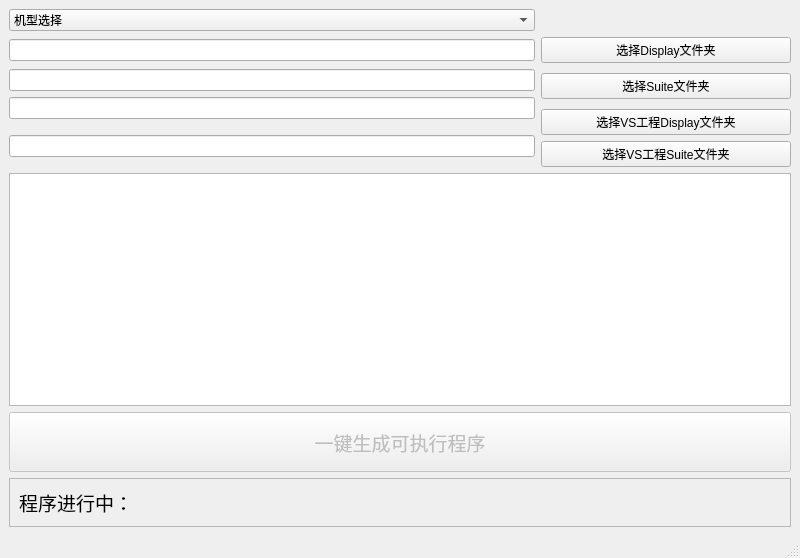
<?xml version="1.0" encoding="UTF-8"?>
<ui version="4.0">
 <class>CodeAutoBuild</class>
 <widget class="QMainWindow" name="CodeAutoBuild">
  <property name="geometry">
   <rect>
    <x>0</x>
    <y>0</y>
    <width>800</width>
    <height>558</height>
   </rect>
  </property>
  <property name="windowTitle">
   <string>CodeAutoBuild</string>
  </property>
  <widget class="QWidget" name="centralwidget">
   <layout class="QVBoxLayout" name="verticalLayout">
    <item>
     <layout class="QGridLayout" name="gridLayout">
      <item row="2" column="0">
       <widget class="QLineEdit" name="SuiteLineEdit">
        <property name="minimumSize">
         <size>
          <width>500</width>
          <height>0</height>
         </size>
        </property>
       </widget>
      </item>
      <item row="7" column="0" colspan="2">
       <widget class="QTextEdit" name="textEdit">
        <property name="minimumSize">
         <size>
          <width>700</width>
          <height>0</height>
         </size>
        </property>
        <property name="font">
         <font>
          <pointsize>9</pointsize>
          <weight>50</weight>
          <bold>false</bold>
         </font>
        </property>
       </widget>
      </item>
      <item row="1" column="0">
       <widget class="QLineEdit" name="DisplayLineEdit">
        <property name="minimumSize">
         <size>
          <width>500</width>
          <height>0</height>
         </size>
        </property>
       </widget>
      </item>
      <item row="8" column="0" colspan="2">
       <widget class="QPushButton" name="runpushButton">
        <property name="enabled">
         <bool>false</bool>
        </property>
        <property name="minimumSize">
         <size>
          <width>700</width>
          <height>60</height>
         </size>
        </property>
        <property name="font">
         <font>
          <family>黑体</family>
          <pointsize>14</pointsize>
         </font>
        </property>
        <property name="text">
         <string>一键生成可执行程序</string>
        </property>
       </widget>
      </item>
      <item row="1" column="1">
       <widget class="QPushButton" name="chooseDisplay">
        <property name="minimumSize">
         <size>
          <width>250</width>
          <height>0</height>
         </size>
        </property>
        <property name="text">
         <string>选择Display文件夹</string>
        </property>
        <property name="icon">
         <iconset>
          <normaloff>:/images/openfold.png</normaloff>:/images/openfold.png</iconset>
        </property>
       </widget>
      </item>
      <item row="0" column="0">
       <widget class="QComboBox" name="planecomboBox">
        <item>
         <property name="text">
          <string>机型选择</string>
         </property>
        </item>
        <item>
         <property name="text">
          <string>F-35</string>
         </property>
        </item>
        <item>
         <property name="text">
          <string>F-22</string>
         </property>
        </item>
        <item>
         <property name="text">
          <string>F-18</string>
         </property>
        </item>
       </widget>
      </item>
      <item row="4" column="1" rowspan="2">
       <widget class="QPushButton" name="vsDisplaybtn">
        <property name="minimumSize">
         <size>
          <width>200</width>
          <height>0</height>
         </size>
        </property>
        <property name="text">
         <string>选择VS工程Display文件夹</string>
        </property>
        <property name="icon">
         <iconset>
          <normaloff>:/images/openfold.png</normaloff>:/images/openfold.png</iconset>
        </property>
       </widget>
      </item>
      <item row="3" column="0" rowspan="2">
       <widget class="QLineEdit" name="vsDisplayEdit">
        <property name="minimumSize">
         <size>
          <width>500</width>
          <height>0</height>
         </size>
        </property>
       </widget>
      </item>
      <item row="5" column="0" rowspan="2">
       <widget class="QLineEdit" name="vsSuiteEdit">
        <property name="minimumSize">
         <size>
          <width>500</width>
          <height>0</height>
         </size>
        </property>
       </widget>
      </item>
      <item row="2" column="1" rowspan="2">
       <widget class="QPushButton" name="chooseSuite">
        <property name="minimumSize">
         <size>
          <width>200</width>
          <height>0</height>
         </size>
        </property>
        <property name="text">
         <string>选择Suite文件夹</string>
        </property>
        <property name="icon">
         <iconset>
          <normaloff>:/images/openfold.png</normaloff>:/images/openfold.png</iconset>
        </property>
       </widget>
      </item>
      <item row="6" column="1">
       <widget class="QPushButton" name="vsSuitebtn">
        <property name="minimumSize">
         <size>
          <width>200</width>
          <height>0</height>
         </size>
        </property>
        <property name="text">
         <string>选择VS工程Suite文件夹</string>
        </property>
        <property name="icon">
         <iconset>
          <normaloff>:/images/openfold.png</normaloff>:/images/openfold.png</iconset>
        </property>
       </widget>
      </item>
     </layout>
    </item>
    <item>
     <widget class="QFrame" name="frame">
      <property name="minimumSize">
       <size>
        <width>0</width>
        <height>25</height>
       </size>
      </property>
      <property name="frameShape">
       <enum>QFrame::StyledPanel</enum>
      </property>
      <property name="frameShadow">
       <enum>QFrame::Plain</enum>
      </property>
      <layout class="QHBoxLayout" name="horizontalLayout">
       <item>
        <widget class="QLabel" name="progressText">
         <property name="minimumSize">
          <size>
           <width>150</width>
           <height>0</height>
          </size>
         </property>
         <property name="maximumSize">
          <size>
           <width>150</width>
           <height>16777215</height>
          </size>
         </property>
         <property name="font">
          <font>
           <family>黑体</family>
           <pointsize>14</pointsize>
          </font>
         </property>
         <property name="text">
          <string>程序进行中：</string>
         </property>
         <property name="textFormat">
          <enum>Qt::AutoText</enum>
         </property>
         <property name="scaledContents">
          <bool>false</bool>
         </property>
        </widget>
       </item>
       <item>
        <widget class="MyProgressBar" name="progresswidget" native="true">
         <property name="minimumSize">
          <size>
           <width>0</width>
           <height>20</height>
          </size>
         </property>
        </widget>
       </item>
      </layout>
     </widget>
    </item>
   </layout>
  </widget>
  <widget class="QMenuBar" name="menubar">
   <property name="geometry">
    <rect>
     <x>0</x>
     <y>0</y>
     <width>800</width>
     <height>26</height>
    </rect>
   </property>
  </widget>
  <widget class="QStatusBar" name="statusbar"/>
 </widget>
 <customwidgets>
  <customwidget>
   <class>MyProgressBar</class>
   <extends>QWidget</extends>
   <header>myprogressbar.h</header>
   <container>1</container>
  </customwidget>
 </customwidgets>
 <resources/>
 <connections/>
</ui>
